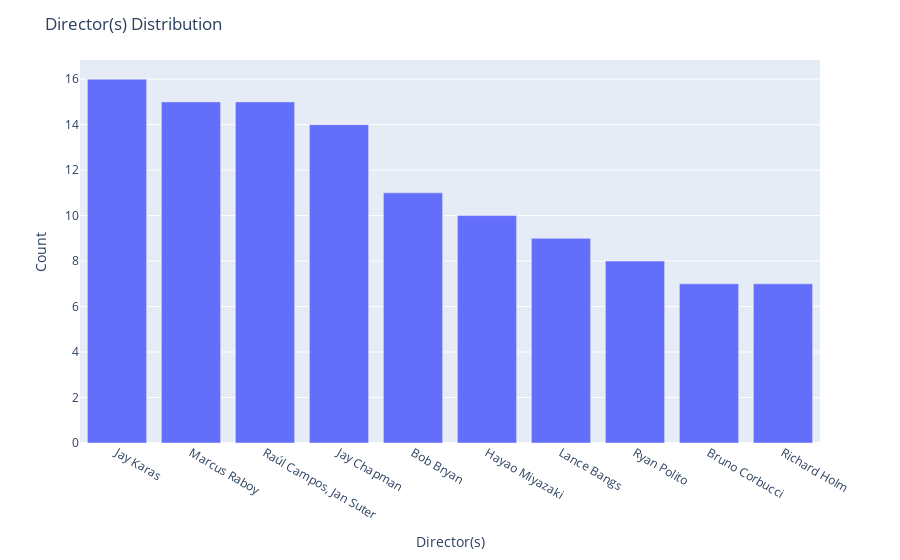

This figure's notebook cell:
### Code cell
fig = px.bar(data_frame = df[~(df['Director'] == "")]['Director'].value_counts().reset_index().head(10),
             x = 'index', y = 'Director')

fig.update_layout(title = 'Director(s) Distribution',
                  xaxis_title = 'Director(s)',
                  yaxis_title = 'Count')

fig.show()

### Figure 1 — Plotly figure (JSON) as saved in the notebook; plotly's stock layout.template omitted (floating-point values rounded to 4 significant figures)
{"data": [{"alignmentgroup": "True", "hovertemplate": "index=%{x}<br>Director=%{y}<extra></extra>", "legendgroup": "", "marker": {"color": "#636efa", "pattern": {"shape": ""}}, "name": "", "offsetgroup": "", "orientation": "v", "showlegend": false, "textposition": "auto", "type": "bar", "x": ["Jay Karas", "Marcus Raboy", "Raúl Campos, Jan Suter", "Jay Chapman", "Bob Bryan", "Hayao Miyazaki", "Lance Bangs", "Ryan Polito", "Bruno Corbucci", "Richard Holm"], "xaxis": "x", "y": [16, 15, 15, 14, 11, 10, 9, 8, 7, 7], "yaxis": "y"}], "layout": {"barmode": "relative", "legend": {"tracegroupgap": 0}, "margin": {"t": 60}, "title": {"text": "Director(s) Distribution"}, "xaxis": {"anchor": "y", "domain": [0.0, 1.0], "title": {"text": "Director(s)"}}, "yaxis": {"anchor": "x", "domain": [0.0, 1.0], "title": {"text": "Count"}}}}
